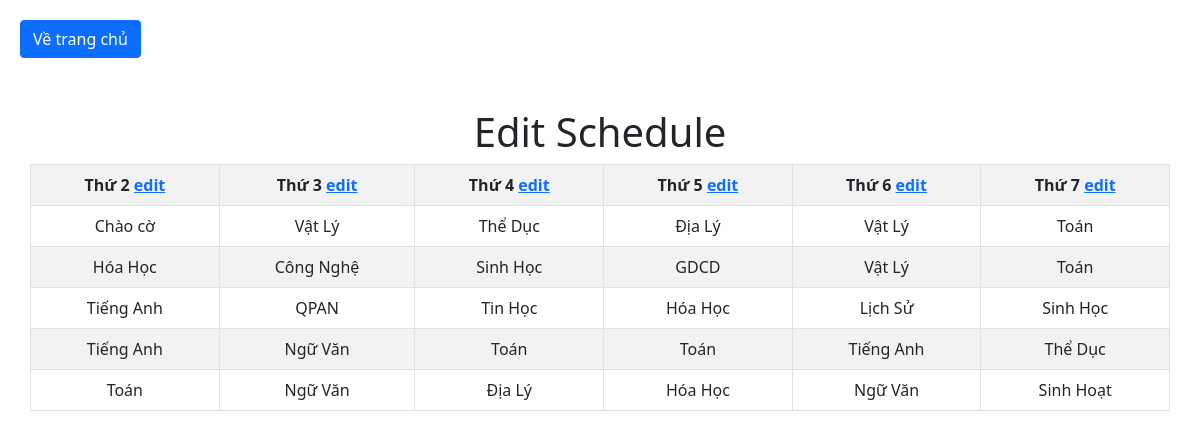
Screenshot of /tkb/editschedule with the database file from the repository.
### tkb/models.py (models this page shows)
class Day(models.Model):
    day_name = models.CharField(max_length=100)
    subj_1 = models.CharField(max_length=10)
    subj_2 = models.CharField(max_length=10)
    subj_3 = models.CharField(max_length=10)
    subj_4 = models.CharField(max_length=10)
    subj_5 = models.CharField(max_length=10)

class SubjTask(models.Model):
    subj_code = models.CharField(max_length=10,primary_key=True)
    subj_name = models.CharField(max_length=100)

### tkb/views.py (the view)
# urls.py: path('editschedule', views.editschedule, name='editschedule'),
def editschedule(request):
    template = loader.get_template('editschedule.html')
    listsubj = SubjTask.objects.all().values()
    listday = Day.objects.all().values()
    context = {
        'listsubj': listsubj,
        'listday': listday,
    }
    return HttpResponse(template.render(context, request))

### tkb/templates/editschedule.html (shortened to what this page needs)
<!DOCTYPE html>
<html lang="en">
<head>
    {% include 'headlib.html' %}
</head>
<body>
    <div style="padding: 20px;">
        <a href="/tkb" type="button" class="btn btn-primary">Về trang chủ</a>
    </div>
    <div style="text-align: center;padding:30px;">
        <h1>Edit Schedule</h1>
        <div class="table-responsive col-md-auto">
            <table class="table table-bordered table-striped ">
                <tr>
                    {% for x in listday%}
                    <th>{{x.day_name}}&nbsp;<a href="updateschedule/{{x.id}}">edit</a></th>
                    {% endfor %}
                </tr>
                <tr>
                    {% for x in listday%}
                    {% for y in listsubj%}
                    {% if x.subj_1 == y.subj_code %}
                    <td>{{y.subj_name}}</td>
                    {% endif %}
                    {% endfor %}
                    {% endfor %}
                </tr>
                <tr>
                    {% for x in listday%}
                    {% for y in listsubj%}
                    {% if x.subj_2 == y.subj_code %}
                    <td>{{y.subj_name}}</td>
                    {% endif %}
                    {% endfor %}
                    {% endfor %}
                </tr>
                <tr>
                    {% for x in listday%}
                    {% for y in listsubj%}
                    {% if x.subj_3 == y.subj_code %}
                    <td>{{y.subj_name}}</td>
                    {% endif %}
                    {% endfor %}
                    {% endfor %}
                </tr>
                <tr>
                    {% for x in listday%}
                    {% for y in listsubj%}
                    {% if x.subj_4 == y.subj_code %}
                    <td>{{y.subj_name}}</td>
                    {% endif %}
                    {% endfor %}
                    {% endfor %}
                </tr>
                <tr>
                    {% for x in listday%}
                    {% for y in listsubj%}
                    {% if x.subj_5 == y.subj_code %}
                    <td>{{y.subj_name}}</td>
                    {% endif %}
                    {% endfor %}
                    {% endfor %}
                </tr>
            </table>
        </div>
    </div>
</body>
</html>

### tkb/templates/headlib.html (shortened to what this page needs)
<link href="https://cdn.jsdelivr.net/npm/bootstrap@5.1.3/dist/css/bootstrap.min.css" rel="stylesheet">

### rows the page displays
Day: day_name "Thứ 2"
Day: day_name "Thứ 3"
Day: day_name "Thứ 4"
Day: day_name "Thứ 5"
Day: day_name "Thứ 6"
Day: day_name "Thứ 7"
SubjTask: subj_name "Chào cờ"
SubjTask: subj_name "Vật Lý"
SubjTask: subj_name "Thể Dục"
SubjTask: subj_name "Địa Lý"
SubjTask: subj_name "Toán"
SubjTask: subj_name "Hóa Học"
SubjTask: subj_name "Công Nghệ"
SubjTask: subj_name "Sinh Học"
SubjTask: subj_name "GDCD"
SubjTask: subj_name "Tiếng Anh"
SubjTask: subj_name "QPAN"
SubjTask: subj_name "Tin Học"
SubjTask: subj_name "Lịch Sử"
SubjTask: subj_name "Ngữ Văn"
SubjTask: subj_name "Sinh Hoạt"
